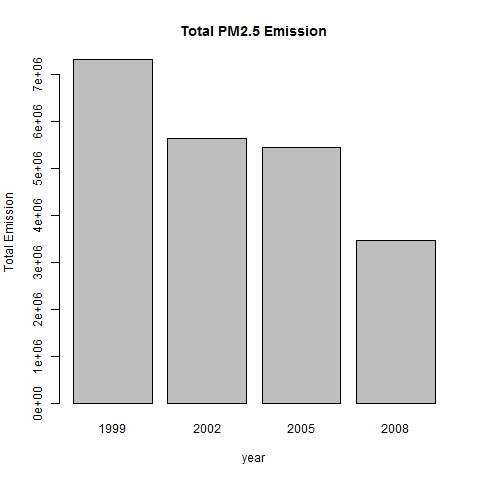

The R source for this figure:
TotalEmission_year <- aggregate(NEI[,4], by = list(year = NEI$year), FUN = sum)
# pm2.5 sum per year

#Plot 1
png(filename = 'plot1.png')
barplot(TotalEmission_year$x, names.arg = TotalEmission_year$year, xlab = "year", ylab = "Total Emission", main = "Total PM2.5 Emission")
dev.off()